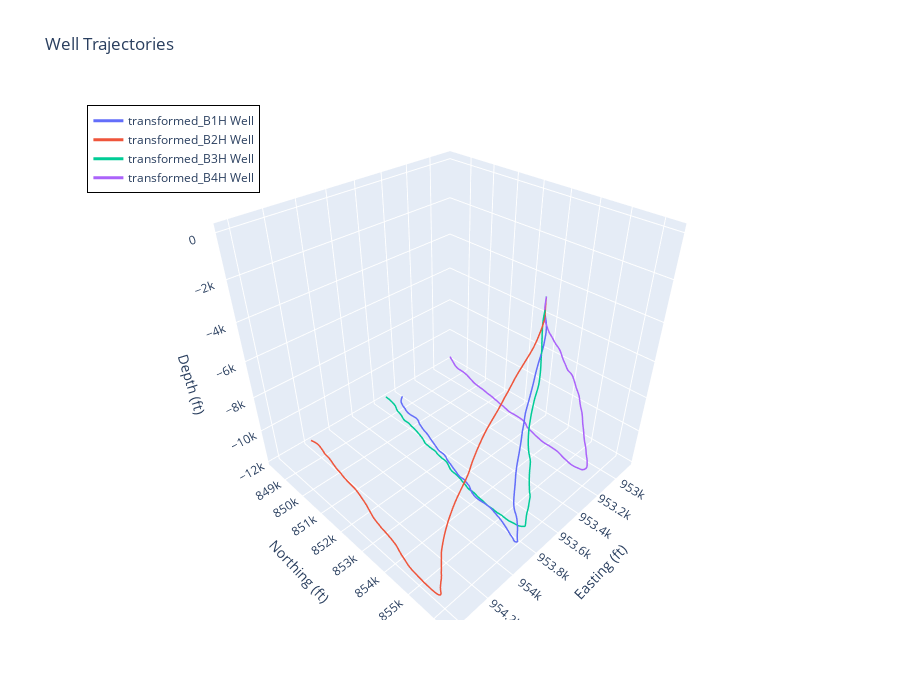

The cell this chart's notebook holds for it:
### Code cell
viewer3_wellonly = VisualizeModel.DataViewer(well_objs=well_plot)
viewer3_wellonly.draw()

### Figure 1 — Plotly figure (JSON) as saved in the notebook; plotly's stock layout.template omitted (floating-point values rounded to 4 significant figures; data arrays with more than 128 entries replaced by an {"elided": "..."} marker saying what was removed)
{"data": [{"line": {"color": "#636EFA", "width": 3}, "mode": "lines", "name": "transformed_B1H Well", "type": "scatter3d", "x": {"elided": "149 float values"}, "y": {"elided": "149 float values"}, "z": {"elided": "149 float values"}}, {"line": {"color": "#EF553B", "width": 3}, "mode": "lines", "name": "transformed_B2H Well", "type": "scatter3d", "x": {"elided": "149 float values"}, "y": {"elided": "149 float values"}, "z": {"elided": "149 float values"}}, {"line": {"color": "#00CC96", "width": 3}, "mode": "lines", "name": "transformed_B3H Well", "type": "scatter3d", "x": {"elided": "153 float values"}, "y": {"elided": "153 float values"}, "z": {"elided": "153 float values"}}, {"line": {"color": "#AB63FA", "width": 3}, "mode": "lines", "name": "transformed_B4H Well", "type": "scatter3d", "x": {"elided": "150 float values"}, "y": {"elided": "150 float values"}, "z": {"elided": "150 float values"}}], "layout": {"height": 700, "legend": {"bgcolor": "rgba(255,255,255,0.8)", "bordercolor": "black", "borderwidth": 1, "x": 0.01, "y": 0.99}, "scene": {"xaxis": {"title": {"text": "Easting (ft)"}}, "yaxis": {"title": {"text": "Northing (ft)"}}, "zaxis": {"title": {"text": "Depth (ft)"}}}, "title": {"text": "Well Trajectories"}}}
